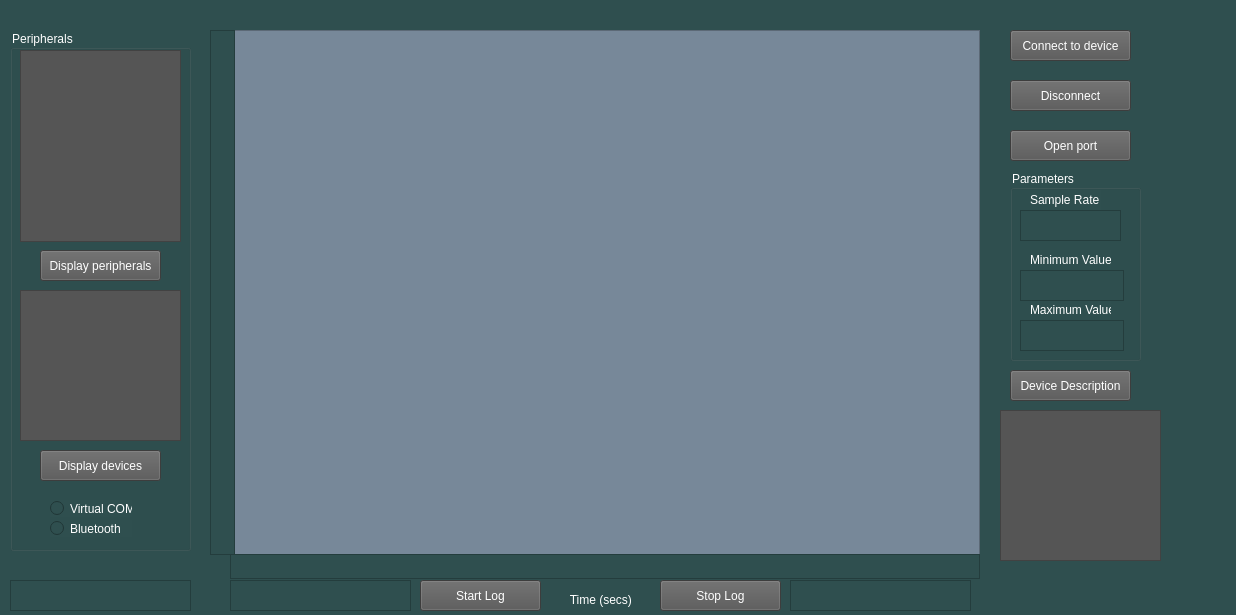
<?xml version="1.0" encoding="UTF-8"?>
<ui version="4.0">
 <class>MainWindow</class>
 <widget class="QWidget" name="MainWindow">
  <property name="geometry">
   <rect>
    <x>0</x>
    <y>0</y>
    <width>1236</width>
    <height>615</height>
   </rect>
  </property>
  <property name="windowTitle">
   <string>Form</string>
  </property>
  <property name="styleSheet">
   <string notr="true">color: rgb(0, 0, 0);
background-color: rgb(47, 79, 79);
font: 75 9pt &quot;Arial&quot;;
</string>
  </property>
  <widget class="QPushButton" name="connectButton">
   <property name="geometry">
    <rect>
     <x>1010</x>
     <y>30</y>
     <width>121</width>
     <height>31</height>
    </rect>
   </property>
   <property name="styleSheet">
    <string notr="true">font: 75 8pt &quot;MS Shell Dlg 2&quot;;
color: rgb(255, 255, 255);
background-color: rgb(85, 85, 85);</string>
   </property>
   <property name="text">
    <string>Connect to device</string>
   </property>
  </widget>
  <widget class="QPushButton" name="displayPeripheralButton">
   <property name="geometry">
    <rect>
     <x>40</x>
     <y>250</y>
     <width>121</width>
     <height>31</height>
    </rect>
   </property>
   <property name="styleSheet">
    <string notr="true">font: 75 8pt &quot;MS Shell Dlg 2&quot;;
color: rgb(255, 255, 255);
background-color: rgb(85, 85, 85);</string>
   </property>
   <property name="text">
    <string>Display peripherals</string>
   </property>
  </widget>
  <widget class="QPushButton" name="disconnectButton">
   <property name="geometry">
    <rect>
     <x>1010</x>
     <y>80</y>
     <width>121</width>
     <height>31</height>
    </rect>
   </property>
   <property name="styleSheet">
    <string notr="true">font: 75 8pt &quot;MS Shell Dlg 2&quot;;
color: rgb(255, 255, 255);
background-color: rgb(85, 85, 85);</string>
   </property>
   <property name="text">
    <string>Disconnect</string>
   </property>
  </widget>
  <widget class="QLabel" name="timeAxisLabel">
   <property name="geometry">
    <rect>
     <x>560</x>
     <y>590</y>
     <width>81</width>
     <height>20</height>
    </rect>
   </property>
   <property name="styleSheet">
    <string notr="true">font: 75 8pt &quot;MS Shell Dlg 2&quot;;
color: rgb(255, 255, 255);</string>
   </property>
   <property name="text">
    <string>   Time (secs)</string>
   </property>
  </widget>
  <widget class="QTextEdit" name="debugTextDisplay">
   <property name="geometry">
    <rect>
     <x>10</x>
     <y>580</y>
     <width>181</width>
     <height>31</height>
    </rect>
   </property>
  </widget>
  <widget class="QListView" name="deviceListView">
   <property name="geometry">
    <rect>
     <x>20</x>
     <y>290</y>
     <width>161</width>
     <height>151</height>
    </rect>
   </property>
   <property name="styleSheet">
    <string notr="true">background-color: rgb(85, 85, 85);</string>
   </property>
  </widget>
  <widget class="QRadioButton" name="vCOMRadioButton">
   <property name="geometry">
    <rect>
     <x>50</x>
     <y>500</y>
     <width>82</width>
     <height>17</height>
    </rect>
   </property>
   <property name="styleSheet">
    <string notr="true">font: 75 8pt &quot;MS Shell Dlg 2&quot;;
color: rgb(255, 255, 255);</string>
   </property>
   <property name="text">
    <string>Virtual COM</string>
   </property>
  </widget>
  <widget class="QRadioButton" name="bluetoothRadioButton">
   <property name="geometry">
    <rect>
     <x>50</x>
     <y>520</y>
     <width>82</width>
     <height>17</height>
    </rect>
   </property>
   <property name="styleSheet">
    <string notr="true">font: 75 8pt &quot;MS Shell Dlg 2&quot;;
color: rgb(255, 255, 255);</string>
   </property>
   <property name="text">
    <string>Bluetooth</string>
   </property>
  </widget>
  <widget class="QGroupBox" name="groupBox">
   <property name="geometry">
    <rect>
     <x>10</x>
     <y>30</y>
     <width>181</width>
     <height>521</height>
    </rect>
   </property>
   <property name="styleSheet">
    <string notr="true">color: rgb(255, 255, 255);
border-color: rgb(255, 255, 255);</string>
   </property>
   <property name="title">
    <string>Peripherals</string>
   </property>
   <widget class="QListView" name="peripheralListView">
    <property name="geometry">
     <rect>
      <x>10</x>
      <y>20</y>
      <width>161</width>
      <height>192</height>
     </rect>
    </property>
    <property name="styleSheet">
     <string notr="true">background-color: rgb(85, 85, 85);</string>
    </property>
   </widget>
   <widget class="QPushButton" name="displayDevicesButton">
    <property name="geometry">
     <rect>
      <x>30</x>
      <y>420</y>
      <width>121</width>
      <height>31</height>
     </rect>
    </property>
    <property name="styleSheet">
     <string notr="true">font: 75 8pt &quot;MS Shell Dlg 2&quot;;
color: rgb(255, 255, 255);
background-color: rgb(85, 85, 85);</string>
    </property>
    <property name="text">
     <string>Display devices</string>
    </property>
   </widget>
  </widget>
  <widget class="QPushButton" name="openPortButton">
   <property name="geometry">
    <rect>
     <x>1010</x>
     <y>130</y>
     <width>121</width>
     <height>31</height>
    </rect>
   </property>
   <property name="styleSheet">
    <string notr="true">font: 75 8pt &quot;MS Shell Dlg 2&quot;;
color: rgb(255, 255, 255);
background-color: rgb(85, 85, 85);</string>
   </property>
   <property name="text">
    <string>Open port</string>
   </property>
  </widget>
  <widget class="QPlainTextEdit" name="minimumValText">
   <property name="geometry">
    <rect>
     <x>1020</x>
     <y>320</y>
     <width>104</width>
     <height>31</height>
    </rect>
   </property>
  </widget>
  <widget class="QGroupBox" name="groupBox_2">
   <property name="geometry">
    <rect>
     <x>1010</x>
     <y>170</y>
     <width>131</width>
     <height>191</height>
    </rect>
   </property>
   <property name="styleSheet">
    <string notr="true">border-color: rgb(255, 255, 255);
color: rgb(255, 255, 255);</string>
   </property>
   <property name="title">
    <string>Parameters</string>
   </property>
   <widget class="QLabel" name="maxValLabel">
    <property name="geometry">
     <rect>
      <x>20</x>
      <y>130</y>
      <width>81</width>
      <height>20</height>
     </rect>
    </property>
    <property name="styleSheet">
     <string notr="true">font: 75 8pt &quot;MS Shell Dlg 2&quot;;
color: rgb(255, 255, 255);</string>
    </property>
    <property name="text">
     <string>Maximum Value</string>
    </property>
   </widget>
   <widget class="QPlainTextEdit" name="maximumValueText">
    <property name="geometry">
     <rect>
      <x>10</x>
      <y>100</y>
      <width>104</width>
      <height>31</height>
     </rect>
    </property>
   </widget>
   <widget class="QLabel" name="minValLabel">
    <property name="geometry">
     <rect>
      <x>20</x>
      <y>80</y>
      <width>81</width>
      <height>20</height>
     </rect>
    </property>
    <property name="styleSheet">
     <string notr="true">font: 75 8pt &quot;MS Shell Dlg 2&quot;;
color: rgb(255, 255, 255);</string>
    </property>
    <property name="text">
     <string>Minimum Value</string>
    </property>
   </widget>
   <widget class="QPlainTextEdit" name="sampleRateText">
    <property name="geometry">
     <rect>
      <x>10</x>
      <y>40</y>
      <width>101</width>
      <height>31</height>
     </rect>
    </property>
   </widget>
   <widget class="QLabel" name="sampleRateLabel">
    <property name="geometry">
     <rect>
      <x>20</x>
      <y>20</y>
      <width>71</width>
      <height>20</height>
     </rect>
    </property>
    <property name="styleSheet">
     <string notr="true">font: 75 8pt &quot;MS Shell Dlg 2&quot;;
color: rgb(255, 255, 255);</string>
    </property>
    <property name="text">
     <string>Sample Rate</string>
    </property>
   </widget>
  </widget>
  <widget class="QPushButton" name="deviceDescpButton">
   <property name="geometry">
    <rect>
     <x>1010</x>
     <y>370</y>
     <width>121</width>
     <height>31</height>
    </rect>
   </property>
   <property name="styleSheet">
    <string notr="true">font: 75 8pt &quot;MS Shell Dlg 2&quot;;
color: rgb(255, 255, 255);
background-color: rgb(85, 85, 85);</string>
   </property>
   <property name="text">
    <string>Device Description</string>
   </property>
  </widget>
  <widget class="QPushButton" name="startLogButton">
   <property name="geometry">
    <rect>
     <x>420</x>
     <y>580</y>
     <width>121</width>
     <height>31</height>
    </rect>
   </property>
   <property name="styleSheet">
    <string notr="true">font: 75 8pt &quot;MS Shell Dlg 2&quot;;
color: rgb(255, 255, 255);
background-color: rgb(85, 85, 85);</string>
   </property>
   <property name="text">
    <string>Start Log</string>
   </property>
  </widget>
  <widget class="QPushButton" name="stopLogButton">
   <property name="geometry">
    <rect>
     <x>660</x>
     <y>580</y>
     <width>121</width>
     <height>31</height>
    </rect>
   </property>
   <property name="styleSheet">
    <string notr="true">font: 75 8pt &quot;MS Shell Dlg 2&quot;;
color: rgb(255, 255, 255);
background-color: rgb(85, 85, 85);</string>
   </property>
   <property name="text">
    <string>Stop Log</string>
   </property>
  </widget>
  <widget class="QGraphicsView" name="plotterGraphicsView">
   <property name="geometry">
    <rect>
     <x>230</x>
     <y>30</y>
     <width>750</width>
     <height>525</height>
    </rect>
   </property>
   <property name="sizePolicy">
    <sizepolicy hsizetype="Expanding" vsizetype="Expanding">
     <horstretch>2</horstretch>
     <verstretch>2</verstretch>
    </sizepolicy>
   </property>
   <property name="styleSheet">
    <string notr="true">background-color: rgb(119, 136, 153);</string>
   </property>
  </widget>
  <widget class="QGraphicsView" name="graphicsViewXAxis">
   <property name="geometry">
    <rect>
     <x>230</x>
     <y>554</y>
     <width>750</width>
     <height>25</height>
    </rect>
   </property>
  </widget>
  <widget class="QGraphicsView" name="graphicsViewYAxis">
   <property name="geometry">
    <rect>
     <x>210</x>
     <y>30</y>
     <width>25</width>
     <height>525</height>
    </rect>
   </property>
  </widget>
  <widget class="QListView" name="peripheralSignalListView">
   <property name="geometry">
    <rect>
     <x>1000</x>
     <y>410</y>
     <width>161</width>
     <height>151</height>
    </rect>
   </property>
   <property name="styleSheet">
    <string notr="true">background-color: rgb(85, 85, 85);</string>
   </property>
  </widget>
  <widget class="QTextEdit" name="currentSignalOnPlot1">
   <property name="geometry">
    <rect>
     <x>230</x>
     <y>580</y>
     <width>181</width>
     <height>31</height>
    </rect>
   </property>
  </widget>
  <widget class="QTextEdit" name="currentSignalOnPlot2">
   <property name="geometry">
    <rect>
     <x>790</x>
     <y>580</y>
     <width>181</width>
     <height>31</height>
    </rect>
   </property>
  </widget>
  <zorder>groupBox_2</zorder>
  <zorder>groupBox</zorder>
  <zorder>connectButton</zorder>
  <zorder>displayPeripheralButton</zorder>
  <zorder>disconnectButton</zorder>
  <zorder>timeAxisLabel</zorder>
  <zorder>debugTextDisplay</zorder>
  <zorder>deviceListView</zorder>
  <zorder>vCOMRadioButton</zorder>
  <zorder>bluetoothRadioButton</zorder>
  <zorder>openPortButton</zorder>
  <zorder>minimumValText</zorder>
  <zorder>deviceDescpButton</zorder>
  <zorder>startLogButton</zorder>
  <zorder>stopLogButton</zorder>
  <zorder>plotterGraphicsView</zorder>
  <zorder>graphicsViewXAxis</zorder>
  <zorder>graphicsViewYAxis</zorder>
  <zorder>peripheralSignalListView</zorder>
  <zorder>currentSignalOnPlot1</zorder>
  <zorder>currentSignalOnPlot2</zorder>
 </widget>
 <resources/>
 <connections>
  <connection>
   <sender>connectButton</sender>
   <signal>clicked()</signal>
   <receiver>MainWindow</receiver>
   <slot>onConnectButtonClicked()</slot>
   <hints>
    <hint type="sourcelabel">
     <x>966</x>
     <y>60</y>
    </hint>
    <hint type="destinationlabel">
     <x>463</x>
     <y>504</y>
    </hint>
   </hints>
  </connection>
  <connection>
   <sender>disconnectButton</sender>
   <signal>clicked()</signal>
   <receiver>MainWindow</receiver>
   <slot>onDisconnectButtonClicked()</slot>
   <hints>
    <hint type="sourcelabel">
     <x>935</x>
     <y>120</y>
    </hint>
    <hint type="destinationlabel">
     <x>629</x>
     <y>453</y>
    </hint>
   </hints>
  </connection>
  <connection>
   <sender>displayDevicesButton</sender>
   <signal>clicked()</signal>
   <receiver>MainWindow</receiver>
   <slot>onDisplayDevicesButtonClicked()</slot>
   <hints>
    <hint type="sourcelabel">
     <x>139</x>
     <y>458</y>
    </hint>
    <hint type="destinationlabel">
     <x>213</x>
     <y>488</y>
    </hint>
   </hints>
  </connection>
  <connection>
   <sender>openPortButton</sender>
   <signal>clicked()</signal>
   <receiver>MainWindow</receiver>
   <slot>onOpenPortButtonClicked()</slot>
   <hints>
    <hint type="sourcelabel">
     <x>1015</x>
     <y>186</y>
    </hint>
    <hint type="destinationlabel">
     <x>576</x>
     <y>549</y>
    </hint>
   </hints>
  </connection>
  <connection>
   <sender>displayPeripheralButton</sender>
   <signal>clicked()</signal>
   <receiver>MainWindow</receiver>
   <slot>onDisplayPeripheralsButtonClicked()</slot>
   <hints>
    <hint type="sourcelabel">
     <x>144</x>
     <y>260</y>
    </hint>
    <hint type="destinationlabel">
     <x>188</x>
     <y>296</y>
    </hint>
   </hints>
  </connection>
  <connection>
   <sender>deviceDescpButton</sender>
   <signal>clicked()</signal>
   <receiver>MainWindow</receiver>
   <slot>onDeviceDescrpButtonClicked()</slot>
   <hints>
    <hint type="sourcelabel">
     <x>995</x>
     <y>496</y>
    </hint>
    <hint type="destinationlabel">
     <x>1050</x>
     <y>471</y>
    </hint>
   </hints>
  </connection>
  <connection>
   <sender>startLogButton</sender>
   <signal>clicked()</signal>
   <receiver>MainWindow</receiver>
   <slot>onStartLogButtonClicked()</slot>
   <hints>
    <hint type="sourcelabel">
     <x>428</x>
     <y>557</y>
    </hint>
    <hint type="destinationlabel">
     <x>299</x>
     <y>545</y>
    </hint>
   </hints>
  </connection>
  <connection>
   <sender>stopLogButton</sender>
   <signal>clicked()</signal>
   <receiver>MainWindow</receiver>
   <slot>onStopLogButtonClicked()</slot>
   <hints>
    <hint type="sourcelabel">
     <x>669</x>
     <y>560</y>
    </hint>
    <hint type="destinationlabel">
     <x>789</x>
     <y>564</y>
    </hint>
   </hints>
  </connection>
 </connections>
 <slots>
  <slot>onConnectButtonClicked()</slot>
  <slot>onDisconnectButtonClicked()</slot>
  <slot>onDisplayPeripheralsButtonClicked()</slot>
  <slot>onDisplayDevicesButtonClicked()</slot>
  <slot>onOpenPortButtonClicked()</slot>
  <slot>onDeviceDescrpButtonClicked()</slot>
  <slot>onStartLogButtonClicked()</slot>
  <slot>onStopLogButtonClicked()</slot>
 </slots>
</ui>
